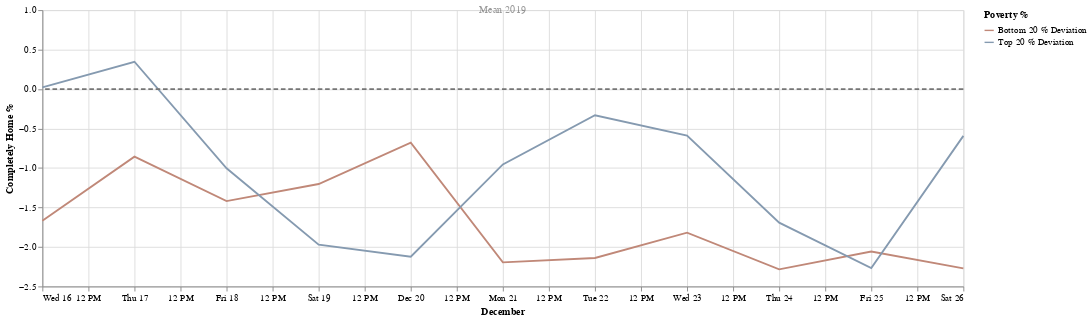

Notebook code cell kept with this figure:
### Markdown cell above
Dec. 16, 2020:
LA County COVID-19 Deaths Hit New Record

### Code cell
start_date = '2020-12-15'
end_date = '2020-12-26'
df4 = apply_date_filter(df,start_date,end_date)
chart = create_chart(df4,'December')
chart

### Figure 1 — Vega-Lite specification as saved in the notebook (floating-point values rounded to 4 significant figures)
{"config": {"view": {"continuousHeight": 300, "continuousWidth": 400}, "range": {"category": {"scheme": ["#FF4500", "#a0aab4", "#4E79A7"]}}}, "layer": [{"data": {"name": "data-3d815896bb25ab0760183399153139ac"}, "mark": "line", "encoding": {"color": {"type": "nominal", "field": "Poverty %"}, "x": {"type": "temporal", "field": "date", "title": "December"}, "y": {"type": "quantitative", "field": "full_time_value", "title": "Completely Home %"}}, "transform": [{"fold": ["Bottom 20 % Deviation", "Top 20 % Deviation"], "as": ["Poverty %", "full_time_value"]}], "width": 1000}, {"data": {"name": "data-7f3a6b86ed460c4e648f2393735a11f6"}, "mark": {"type": "rule", "color": "#757575", "size": 2, "strokeDash": [5, 3]}, "encoding": {"size": {"value": 2}, "y": {"type": "quantitative", "field": "Mean 2019"}}}, {"data": {"name": "data-d764767e7dd3b10b2c76c1355ce10ef3"}, "mark": {"type": "text", "angle": 0, "text": "Mean 2019"}, "encoding": {"opacity": {"value": 0.4}, "y": {"type": "quantitative", "field": "y"}}}], "$schema": "https://vega.github.io/schema/vega-lite/v4.8.1.json", "datasets": {"data-3d815896bb25ab0760183399153139ac": [{"date": "2020-12-22T00:00:00+00:00", "Top 20 %": 4.942, "Bottom 20 %": 3.135, "Top 20 % Deviation": -0.3322, "Bottom 20 % Deviation": -2.14}, {"date": "2020-12-17T00:00:00+00:00", "Top 20 %": 5.62, "Bottom 20 %": 4.418, "Top 20 % Deviation": 0.3462, "Bottom 20 % Deviation": -0.8559}, {"date": "2020-12-25T00:00:00+00:00", "Top 20 %": 3.007, "Bottom 20 %": 3.216, "Top 20 % Deviation": -2.267, "Bottom 20 % Deviation": -2.058}, {"date": "2020-12-16T00:00:00+00:00", "Top 20 %": 5.296, "Bottom 20 %": 3.607, "Top 20 % Deviation": 0.02214, "Bottom 20 % Deviation": -1.667}, {"date": "2020-12-24T00:00:00+00:00", "Top 20 %": 3.582, "Bottom 20 %": 2.991, "Top 20 % Deviation": -1.692, "Bottom 20 % Deviation": -2.283}, {"date": "2020-12-23T00:00:00+00:00", "Top 20 %": 4.685, "Bottom 20 %": 3.455, "Top 20 % Deviation": -0.5896, "Bottom 20 % Deviation": -1.819}, {"date": "2020-12-20T00:00:00+00:00", "Top 20 %": 3.151, "Bottom 20 %": 4.595, "Top 20 % Deviation": -2.123, "Bottom 20 % Deviation": -0.6791}, {"date": "2020-12-21T00:00:00+00:00", "Top 20 %": 4.32, "Bottom 20 %": 3.079, "Top 20 % Deviation": -0.9546, "Bottom 20 % Deviation": -2.195}, {"date": "2020-12-26T00:00:00+00:00", "Top 20 %": 4.682, "Bottom 20 %": 3.002, "Top 20 % Deviation": -0.5927, "Bottom 20 % Deviation": -2.272}, {"date": "2020-12-18T00:00:00+00:00", "Top 20 %": 4.271, "Bottom 20 %": 3.855, "Top 20 % Deviation": -1.004, "Bottom 20 % Deviation": -1.419}, {"date": "2020-12-19T00:00:00+00:00", "Top 20 %": 3.303, "Bottom 20 %": 4.072, "Top 20 % Deviation": -1.972, "Bottom 20 % Deviation": -1.202}], "data-7f3a6b86ed460c4e648f2393735a11f6": [{"Mean 2019": 0}], "data-d764767e7dd3b10b2c76c1355ce10ef3": [{"y": 1}]}}
